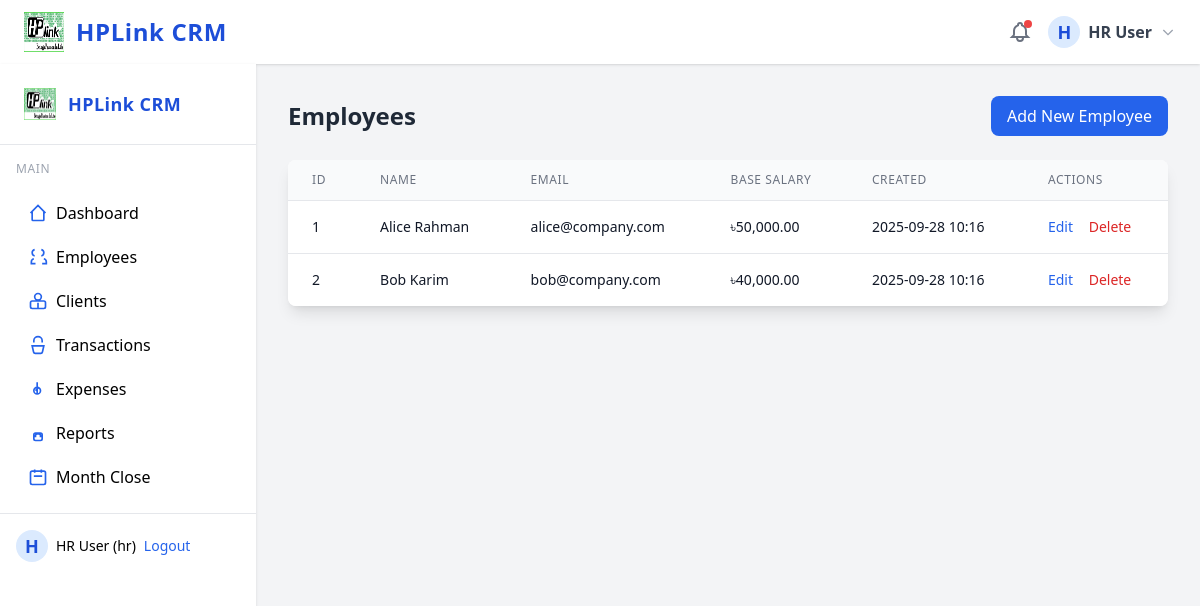
The page /?page=employees (signed in) on the database its author committed.
### tables this page shows
CREATE TABLE users (
  id INT UNSIGNED AUTO_INCREMENT PRIMARY KEY,
  name VARCHAR(100) NOT NULL,
  email VARCHAR(150) NOT NULL UNIQUE,
  password_hash VARCHAR(255) NOT NULL,
  role ENUM('admin','hr','employee') NOT NULL,
  employee_id INT UNSIGNED NULL,
  created_at DATETIME NOT NULL DEFAULT CURRENT_TIMESTAMP,
  INDEX idx_role (role),
  INDEX idx_employee_id (employee_id)
   
);

CREATE TABLE employees (
  id INT UNSIGNED AUTO_INCREMENT PRIMARY KEY,
  name VARCHAR(100) NOT NULL,
  phone VARCHAR(30) NOT NULL,
  email VARCHAR(150) NULL,
  base_salary DECIMAL(12,2) NOT NULL,
  joined_at DATE NOT NULL,
  notes TEXT,
  created_at DATETIME NOT NULL DEFAULT CURRENT_TIMESTAMP
);

### config.php (called while the page is built)
<?php
return [
    'db' => [
        'host' => 'localhost',
        'database' => 'crm_db',
        'username' => 'crm_user',
        'password' => 'your_db_password',
        'charset' => 'utf8mb4',
    ],
    'timezone' => 'Asia/Dhaka',
    'currency_symbol' => '৳',
    'default_month_format' => 'Y-m',
    'session_name' => 'crm_session',
    'export_path' => __DIR__ . '/storage/exports/',
    'log_path' => __DIR__ . '/storage/logs/',
];

### lib/database.php (called while the page is built, shortened)
<?php
function get_config() {
    static $config = null;
    if ($config === null) {
        $config = require __DIR__ . '/../config.php';
    }
    return $config;
}

### lib/auth.php (called while the page is built, shortened)
<?php
require_once __DIR__ . '/database.php';
function is_logged_in() {
    return isset($_SESSION['user_id']);
}
function current_user() {
    static $user = null;
    if ($user === null) {
        $db = get_db();
        $stmt = $db->prepare("SELECT * FROM users WHERE id = ?");
        $stmt->execute([$_SESSION['user_id']]);
        $user = $stmt->fetch();
    }
    return $user;
}

### lib/helpers.php (called while the page is built, shortened)
<?php
require_once __DIR__ . '/auth.php';
require_once __DIR__ . '/database.php';
function e($str) {
    return htmlspecialchars($str ?? '', ENT_QUOTES | ENT_SUBSTITUTE, 'UTF-8');
}
function format_date($dt, $fmt = 'Y-m-d H:i') {
    return date($fmt, strtotime($dt));
}
function format_currency($amount) {
    $cfg = get_config();
    return $cfg['currency_symbol'] . number_format((float)$amount, 2);
}

### controllers/EmployeesController.php (called while the page is built, shortened)
<?php
require_once __DIR__ . '/../lib/database.php';
require_once __DIR__ . '/../lib/helpers.php';
function employees_index_page() {
    $db = get_db();
    $stmt = $db->query("SELECT * FROM employees ORDER BY created_at DESC");
    $employees = $stmt->fetchAll();
    include __DIR__ . '/../views/employees/index.php';
}

### views/employees/index.php (the view, shortened to what this page needs)
<div class="p-8">
    <div class="flex justify-between items-center mb-6">
        <h1 class="text-2xl font-bold text-gray-800">Employees</h1>
        <a href="?page=employees&action=create" class="bg-blue-600 hover:bg-blue-700 text-white px-4 py-2 rounded-lg font-medium">
            Add New Employee
        </a>
    </div>
    <?php if (empty($employees)): ?>
        <div class="bg-gray-50 border border-gray-200 rounded-lg p-8 text-center">
            <p class="text-gray-600 text-lg">No employees found.</p>
            <a href="?page=employees&action=create" class="text-blue-600 hover:text-blue-700 font-medium">Add the first employee</a>
        </div>
    <?php else: ?>
        <div class="bg-white shadow-lg rounded-lg overflow-hidden">
            <table class="min-w-full divide-y divide-gray-200">
                <thead class="bg-gray-50">
                    <tr>
                        <th class="px-6 py-3 text-left text-xs font-medium text-gray-500 uppercase tracking-wider">ID</th>
                        <th class="px-6 py-3 text-left text-xs font-medium text-gray-500 uppercase tracking-wider">Name</th>
                        <th class="px-6 py-3 text-left text-xs font-medium text-gray-500 uppercase tracking-wider">Email</th>
                        <th class="px-6 py-3 text-left text-xs font-medium text-gray-500 uppercase tracking-wider">Base Salary</th>
                        <th class="px-6 py-3 text-left text-xs font-medium text-gray-500 uppercase tracking-wider">Created</th>
                        <th class="px-6 py-3 text-left text-xs font-medium text-gray-500 uppercase tracking-wider">Actions</th>
                    </tr>
                </thead>
                <tbody class="bg-white divide-y divide-gray-200">
                    <?php foreach ($employees as $employee): ?>
                        <tr class="hover:bg-gray-50">
                            <td class="px-6 py-4 whitespace-nowrap text-sm text-gray-900"><?= e($employee['id']) ?></td>
                            <td class="px-6 py-4 whitespace-nowrap text-sm font-medium text-gray-900"><?= e($employee['name']) ?></td>
                            <td class="px-6 py-4 whitespace-nowrap text-sm text-gray-900"><?= e($employee['email']) ?></td>
                            <td class="px-6 py-4 whitespace-nowrap text-sm text-gray-900"><?= format_currency($employee['base_salary']) ?></td>
                            <td class="px-6 py-4 whitespace-nowrap text-sm text-gray-900"><?= format_date($employee['created_at']) ?></td>
                            <td class="px-6 py-4 whitespace-nowrap text-sm font-medium">
                                <a href="?page=employees&action=edit&id=<?= $employee['id'] ?>" class="text-blue-600 hover:text-blue-900 mr-3">Edit</a>
                                <a href="?page=employees&action=delete&id=<?= $employee['id'] ?>" class="text-red-600 hover:text-red-900" onclick="return confirm('Are you sure you want to delete this employee?')">Delete</a>
                            </td>
                        </tr>
                    <?php endforeach; ?>
                </tbody>
            </table>
        </div>
    <?php endif; ?>
</div>

### views/layout/header.php (shortened to what this page needs)
?><!DOCTYPE html>
<html lang="en">
<head>
  <script src="https://cdn.tailwindcss.com"></script>
</head>
<body class="bg-gray-100 min-h-screen">
  <header class="bg-white shadow px-6 py-3 flex items-center justify-between">
    <div class="flex items-center space-x-3">
      <img src="/assets/logo.png" alt="HPLink CRM Logo" class="h-10 w-10">
      <span class="font-bold text-2xl text-blue-700 tracking-wide">HPLink CRM</span>
    </div>
    <div class="flex items-center space-x-4">
      <button class="relative focus:outline-none group">
        <span class="absolute top-0 right-0 inline-block w-2 h-2 bg-red-500 rounded-full"></span>
      </button>
      <?php if (is_logged_in()):
        $user = current_user(); ?>
        <div class="relative group">
          <button class="flex items-center space-x-2 focus:outline-none">
            <span class="inline-block h-8 w-8 rounded-full bg-blue-100 text-blue-700 flex items-center justify-center font-bold text-lg">
              <?= strtoupper(substr($user['name'] ?? 'U', 0, 1)) ?>
            </span>
            <span class="font-semibold text-gray-700"><?= e($user['name'] ?? 'User') ?></span>
            <svg class="w-4 h-4 text-gray-400" fill="none" stroke="currentColor" stroke-width="2" viewBox="0 0 24 24"><path d="M19 9l-7 7-7-7"></path></svg>
          </button>
        </div>
      <?php else: ?>
        <a href="?page=login" class="px-4 py-2 bg-blue-600 text-white rounded hover:bg-blue-700">Login</a>
      <?php endif; ?>
    </div>
  </header>
  <div class="flex">
    <?php if (is_logged_in()): ?>
      <?php include __DIR__ . '/sidebar.php'; ?>
    <?php endif; ?>
    <main class="flex-1">

### views/layout/sidebar.php (shortened to what this page needs)
<?php
$user = current_user();
$role = $user['role'] ?? '';
?>
<aside class="w-64 bg-white shadow h-screen flex flex-col hidden md:block">
  <div class="p-6 border-b flex items-center space-x-3">
    <img src="/assets/logo.png" alt="Logo" class="h-8 w-8">
    <span class="font-bold text-lg text-blue-700 tracking-wide">HPLink CRM</span>
  </div>
  <nav class="flex-1 p-4">
    <div class="mb-4 text-xs text-gray-400 uppercase tracking-wider">Main</div>
    <ul class="space-y-1">
      <li>
        <a href="?page=dashboard" class="flex items-center px-3 py-2 rounded hover:bg-blue-50 transition">
          <svg class="w-5 h-5 mr-2 text-blue-600" fill="none" stroke="currentColor" stroke-width="2" viewBox="0 0 24 24"><path d="M3 12l2-2m0 0l7-7 7 7M5 10v10a1 1 0 001 1h3m10-11l2 2m-2-2v10a1 1 0 01-1 1h-3m-6 0h6"></path></svg>
          Dashboard
        </a>
      </li>
      <?php if (in_array($role, ['admin', 'hr'])): ?>
        <li>
          <a href="?page=employees" class="flex items-center px-3 py-2 rounded hover:bg-blue-50 transition">
            <svg class="w-5 h-5 mr-2 text-blue-600" fill="none" stroke="currentColor" stroke-width="2" viewBox="0 0 24 24"><path d="M17 20h5v-2a4 4 0 00-3-3.87M9 20H4v-2a4 4 0 013-3.87M16 3.13a4 4 0 010 7.75M8 3.13a4 4 0 000 7.75"></path></svg>
            Employees
          </a>
        </li>
        <li>
          <a href="?page=clients" class="flex items-center px-3 py-2 rounded hover:bg-blue-50 transition">
            <svg class="w-5 h-5 mr-2 text-blue-600" fill="none" stroke="currentColor" stroke-width="2" viewBox="0 0 24 24"><path d="M16 7a4 4 0 01-8 0 4 4 0 018 0zM12 14v7m0 0H5a2 2 0 01-2-2v-5a2 2 0 012-2h14a2 2 0 012 2v5a2 2 0 01-2 2h-7z"></path></svg>
            Clients
          </a>
        </li>
        <li>
          <a href="?page=transactions" class="flex items-center px-3 py-2 rounded hover:bg-blue-50 transition">
            <svg class="w-5 h-5 mr-2 text-blue-600" fill="none" stroke="currentColor" stroke-width="2" viewBox="0 0 24 24"><path d="M17 9V7a5 5 0 00-10 0v2M5 13h14l-1.68 7.39A2 2 0 0115.36 22H8.64a2 2 0 01-1.96-1.61L5 13z"></path></svg>
            Transactions
          </a>
        </li>
        <li>
          <a href="?page=expenses" class="flex items-center px-3 py-2 rounded hover:bg-blue-50 transition">
            <svg class="w-5 h-5 mr-2 text-blue-600" fill="none" stroke="currentColor" stroke-width="2" viewBox="0 0 24 24"><path d="M9 14l2-2m0 0l2-2m-2 2v6m0-6V4m0 6a4 4 0 100 8 4 4 0 000-8z"></path></svg>
            Expenses
          </a>
        </li>
        <li>
          <a href="?page=reports" class="flex items-center px-3 py-2 rounded hover:bg-blue-50 transition">
            <svg class="w-5 h-5 mr-2 text-blue-600" fill="none" stroke="currentColor" stroke-width="2" viewBox="0 0 24 24"><path d="M9 17v-2a2 2 0 012-2h2a2 2 0 012 2v2m-6 4h6a2 2 0 002-2v-5a2 2 0 00-2-2h-6a2 2 0 00-2 2v5a2 2 0 002 2z"></path></svg>
            Reports
          </a>
        </li>
        <li>
          <a href="?page=month_close" class="flex items-center px-3 py-2 rounded hover:bg-blue-50 transition">
            <svg class="w-5 h-5 mr-2 text-blue-600" fill="none" stroke="currentColor" stroke-width="2" viewBox="0 0 24 24"><path d="M8 7V3m8 4V3m-9 8h10M5 21h14a2 2 0 002-2V7a2 2 0 00-2-2H5a2 2 0 00-2 2v12a2 2 0 002 2z"></path></svg>
            Month Close
          </a>
        </li>
      <?php endif; ?>
    </ul>
  </nav>
  <div class="p-4 border-t text-sm flex items-center space-x-2">
    <span class="inline-block h-8 w-8 rounded-full bg-blue-100 text-blue-700 flex items-center justify-center font-bold text-lg">
      <?= strtoupper(substr($user['name'] ?? 'U', 0, 1)) ?>
    </span>
    <span><?=e($user['name'])?> (<?=e($role)?>)</span>
    <a href="?page=logout" class="ml-auto text-blue-600 hover:underline">Logout</a>
  </div>
</aside>

### rows shown on the page
users: name "H", name "HR User", role "hr"
employees: id "1", name "Alice Rahman", email "alice@company.com", base_salary "৳50,000.00", created_at "2025-09-28 10:16"
employees: id "2", name "Bob Karim", email "bob@company.com", base_salary "৳40,000.00", created_at "2025-09-28 10:16"
